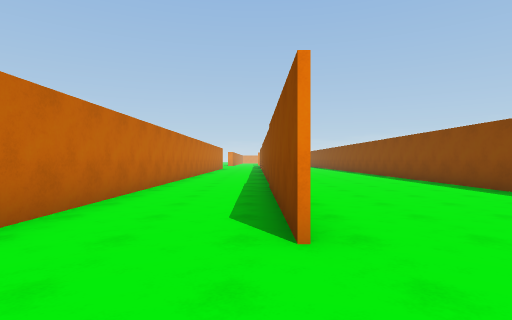
view 1 (above)

24 first-person views from a walk through a 3-D level made in the Unity game engine. The camera is 1.3 m above the floor, looks level and sees 80° across. The floor is counted in squares, 2 m on a side. Each view is taken from the middle of a square. On the plan, view 1 faces up. The plan holds only what a view shows up to about 10 squares ahead; the rest is blank. The place goes on beyond the plan. The player character is not drawn.

view 2
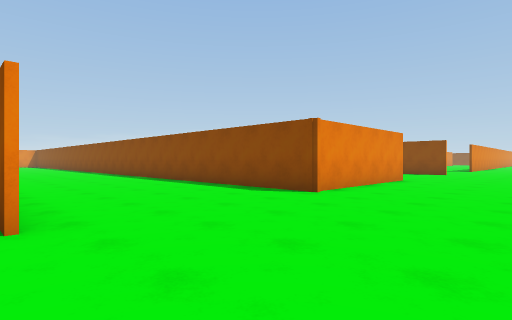

view 3
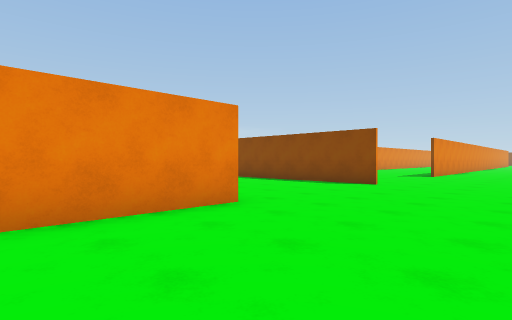

view 4
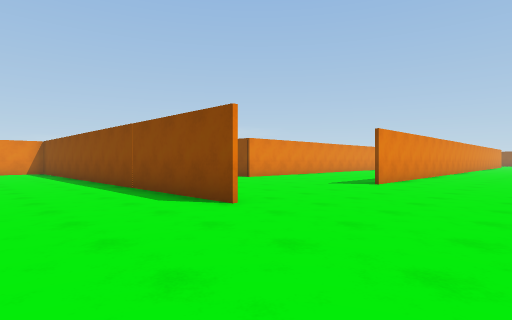

view 5
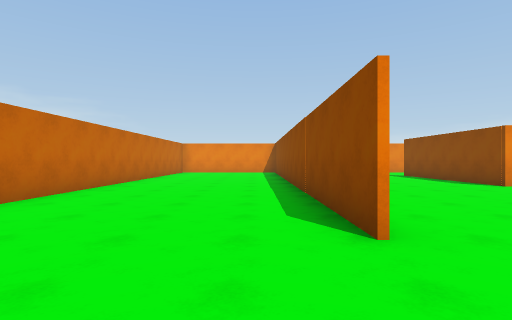

view 6
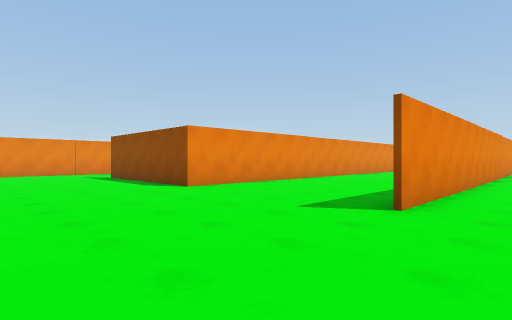

view 7
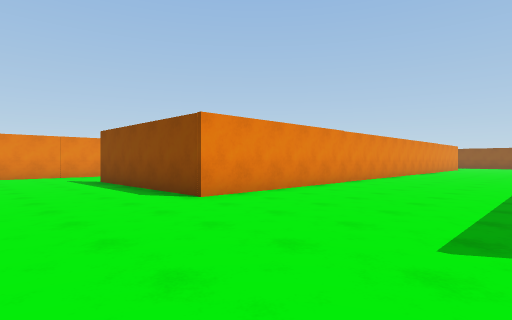

view 8
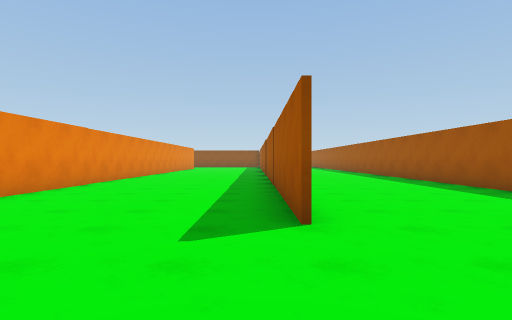

view 9
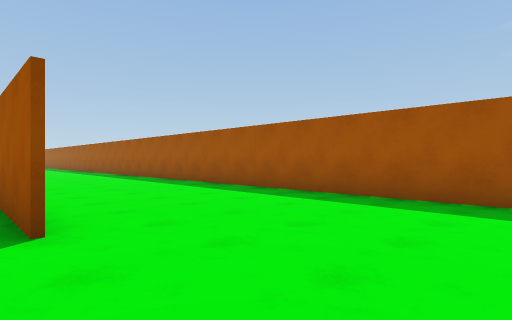

view 10
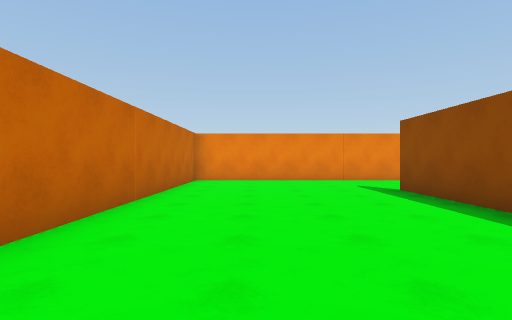

view 11
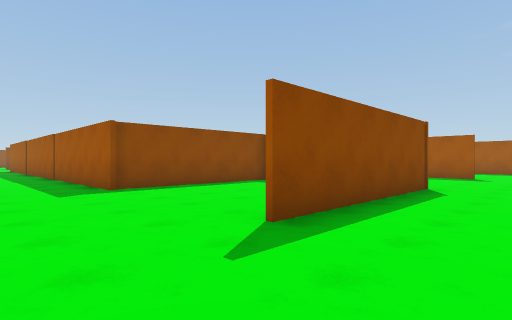

view 12
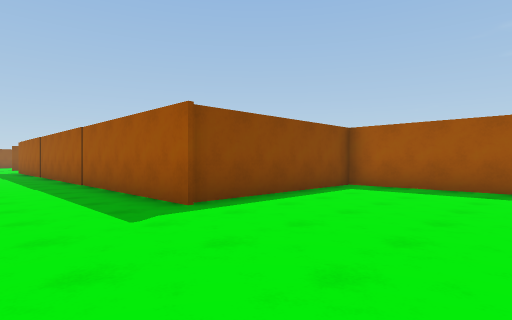

view 13
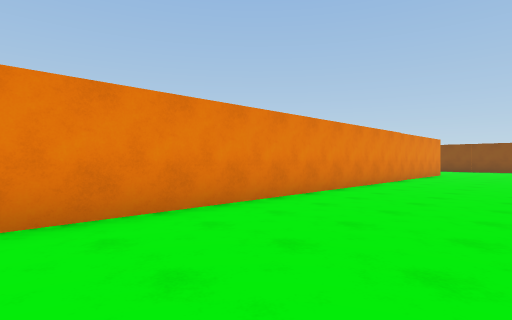

view 14
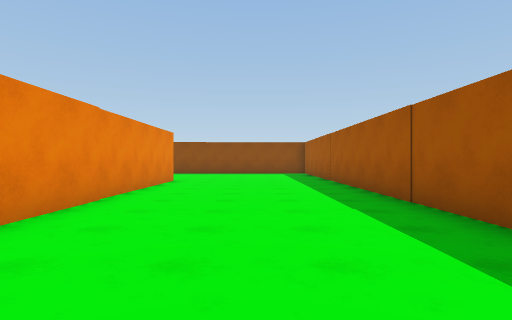

view 15
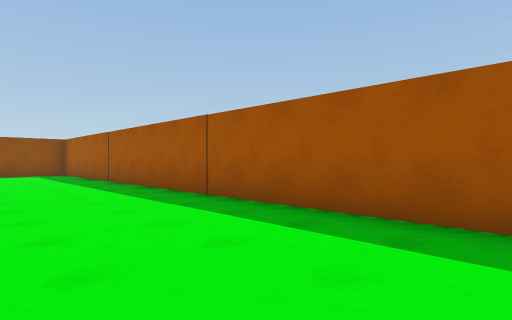

view 16
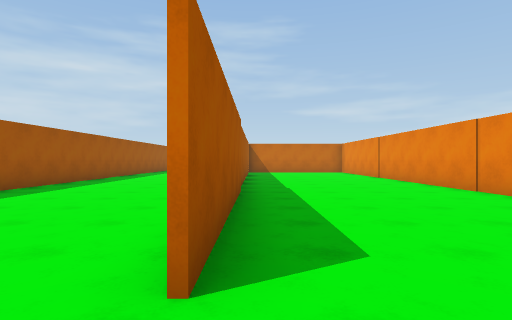

view 17
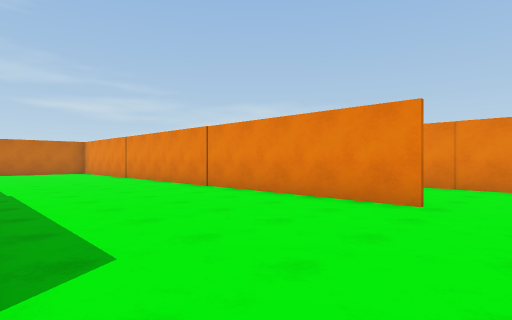

view 18
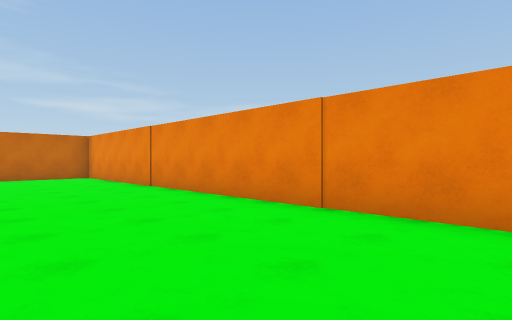

view 19
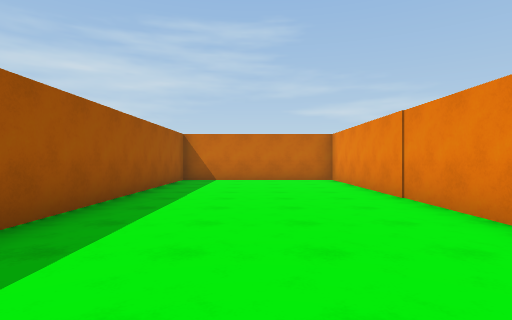

view 20
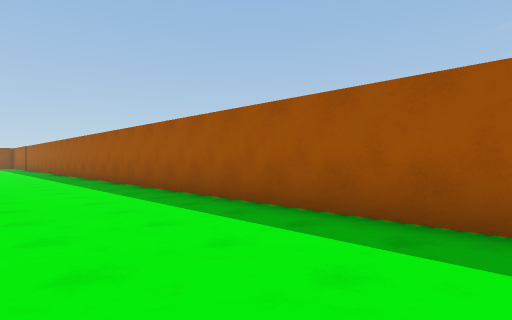

view 21
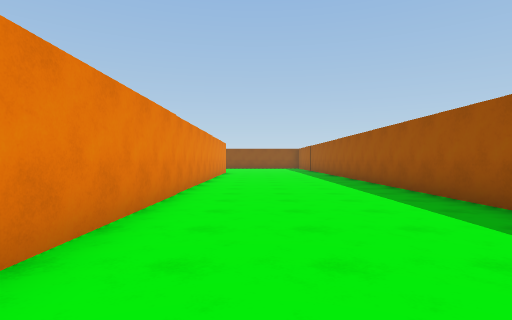

view 22
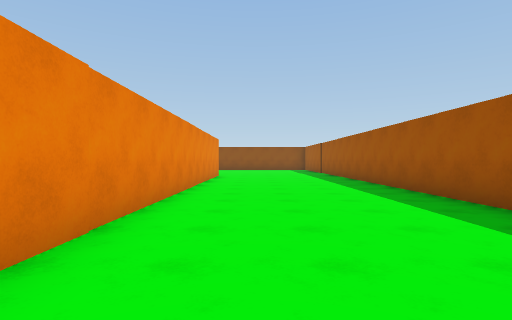

view 23
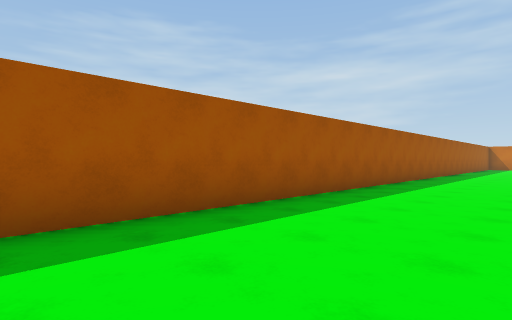

view 24
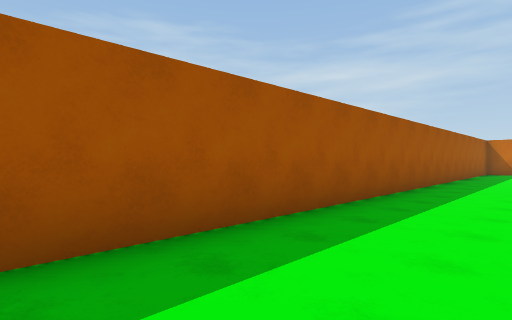

### Floor plan
Key: @ floor where view 1 was taken; # wall or solid block; . floor.
Columns run from 3 left of view 1 to 41 right of it. Each row starts with its distance up from view 1.
 16                   ########                ##
 15                   #...........            ..
 14                   #..................     ..
 13                   #.........###############..
 12                   #....#....#................
 11                 ..#....#....#................
 10 #..#....#    #....#....#....#................
  9 #..#....#    #....#....#....#................
  8 #..#....#    #....#....####################..
  7 #..#....#    #....#.........................
  6 #..#....#    #....#.........................
  5 #..#....#    #....#..........................
  4 #..#....#    #....#..........................
  3 #..#....######....#.....#####################
  2  ............................................
  1   ...........................................
  0    @.........................................
 -1    ..........................................
 -2      ........................................
 -3      ########################################

Positions as (right, up) in squares from view 1, and headings:
1: (0, 0), facing up
2: (0, -1), facing up-right
3: (7, -1), facing up-right
4: (12, -1), facing up-right
5: (14, 0), facing up
6: (16, 1), facing up-right
7: (17, 3), facing up-right
8: (17, 3), facing right
9: (17, 3), facing down-right
10: (17, 6), facing up
11: (18, 15), facing down-right
12: (21, 15), facing down-right
13: (25, 4), facing up-right
14: (30, 5), facing right
15: (30, 6), facing down-right
16: (41, 8), facing left
17: (41, 8), facing up-left
18: (37, 9), facing up-left
19: (35, 10), facing left
20: (24, 1), facing down-right
21: (29, 1), facing right
22: (32, 1), facing right
23: (22, 1), facing down-left
24: (14, 0), facing down-left
